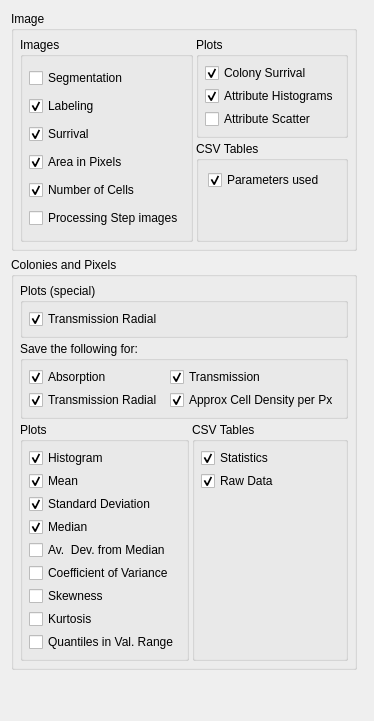
         <widget class="QWidget" name="tab_Output">
          <attribute name="title">
           <string>Output</string>
          </attribute>
          <layout class="QGridLayout" name="gridLayout_28">
           <item row="0" column="0">
            <widget class="QGroupBox" name="groupBox_Output_Img">
             <property name="title">
              <string>Image</string>
             </property>
             <property name="flat">
              <bool>true</bool>
             </property>
             <layout class="QGridLayout" name="gridLayout_34">
              <property name="leftMargin">
               <number>6</number>
              </property>
              <property name="topMargin">
               <number>6</number>
              </property>
              <property name="rightMargin">
               <number>6</number>
              </property>
              <property name="bottomMargin">
               <number>6</number>
              </property>
              <property name="spacing">
               <number>3</number>
              </property>
              <item row="0" column="0" rowspan="2">
               <widget class="QGroupBox" name="groupBox_Output_Img_Images">
                <property name="sizePolicy">
                 <sizepolicy hsizetype="Preferred" vsizetype="Preferred">
                  <horstretch>1</horstretch>
                  <verstretch>0</verstretch>
                 </sizepolicy>
                </property>
                <property name="title">
                 <string>Images</string>
                </property>
                <layout class="QGridLayout" name="gridLayout_26">
                 <property name="leftMargin">
                  <number>6</number>
                 </property>
                 <property name="topMargin">
                  <number>6</number>
                 </property>
                 <property name="rightMargin">
                  <number>6</number>
                 </property>
                 <property name="bottomMargin">
                  <number>6</number>
                 </property>
                 <property name="spacing">
                  <number>3</number>
                 </property>
                 <item row="4" column="0">
                  <widget class="QCheckBox" name="checkBox_Output_CellCount">
                   <property name="text">
                    <string>Number of Cells</string>
                   </property>
                   <property name="checked">
                    <bool>true</bool>
                   </property>
                  </widget>
                 </item>
                 <item row="1" column="0">
                  <widget class="QCheckBox" name="checkBox_Output_Labeling">
                   <property name="text">
                    <string>Labeling</string>
                   </property>
                   <property name="checked">
                    <bool>true</bool>
                   </property>
                  </widget>
                 </item>
                 <item row="2" column="0">
                  <widget class="QCheckBox" name="checkBox_Output_Surrival">
                   <property name="text">
                    <string>Surrival</string>
                   </property>
                   <property name="checked">
                    <bool>true</bool>
                   </property>
                  </widget>
                 </item>
                 <item row="0" column="0">
                  <widget class="QCheckBox" name="checkBox_Output_Segmentation">
                   <property name="text">
                    <string>Segmentation</string>
                   </property>
                  </widget>
                 </item>
                 <item row="3" column="0">
                  <widget class="QCheckBox" name="checkBox_Output_Area">
                   <property name="text">
                    <string>Area in Pixels</string>
                   </property>
                   <property name="checked">
                    <bool>true</bool>
                   </property>
                  </widget>
                 </item>
                 <item row="5" column="0">
                  <widget class="QCheckBox" name="checkBox_Output_ProcSteps">
                   <property name="text">
                    <string>Processing Step images</string>
                   </property>
                  </widget>
                 </item>
                </layout>
               </widget>
              </item>
              <item row="0" column="1">
               <widget class="QGroupBox" name="groupBox_Output_Img_Plots">
                <property name="sizePolicy">
                 <sizepolicy hsizetype="Preferred" vsizetype="Preferred">
                  <horstretch>1</horstretch>
                  <verstretch>0</verstretch>
                 </sizepolicy>
                </property>
                <property name="title">
                 <string>Plots</string>
                </property>
                <layout class="QGridLayout" name="gridLayout_33">
                 <property name="leftMargin">
                  <number>6</number>
                 </property>
                 <property name="topMargin">
                  <number>6</number>
                 </property>
                 <property name="rightMargin">
                  <number>6</number>
                 </property>
                 <property name="bottomMargin">
                  <number>6</number>
                 </property>
                 <property name="spacing">
                  <number>3</number>
                 </property>
                 <item row="1" column="0">
                  <widget class="QCheckBox" name="checkBox_Output_Plot_Img_Hist">
                   <property name="text">
                    <string>Attribute Histograms</string>
                   </property>
                   <property name="checked">
                    <bool>true</bool>
                   </property>
                  </widget>
                 </item>
                 <item row="0" column="0">
                  <widget class="QCheckBox" name="checkBox_Output_Plot_Img_Surrival">
                   <property name="text">
                    <string>Colony Surrival</string>
                   </property>
                   <property name="checked">
                    <bool>true</bool>
                   </property>
                  </widget>
                 </item>
                 <item row="2" column="0">
                  <widget class="QCheckBox" name="checkBox_Output_Plot_Img_Scatter">
                   <property name="text">
                    <string>Attribute Scatter</string>
                   </property>
                  </widget>
                 </item>
                </layout>
               </widget>
              </item>
              <item row="1" column="1">
               <widget class="QGroupBox" name="groupBox_Output_Img_CSV">
                <property name="sizePolicy">
                 <sizepolicy hsizetype="Preferred" vsizetype="Preferred">
                  <horstretch>1</horstretch>
                  <verstretch>0</verstretch>
                 </sizepolicy>
                </property>
                <property name="title">
                 <string>CSV Tables</string>
                </property>
                <property name="flat">
                 <bool>false</bool>
                </property>
                <layout class="QGridLayout" name="gridLayout_25">
                 <item row="2" column="0">
                  <spacer name="verticalSpacer">
                   <property name="orientation">
                    <enum>Qt::Vertical</enum>
                   </property>
                   <property name="sizeHint" stdset="0">
                    <size>
                     <width>20</width>
                     <height>40</height>
                    </size>
                   </property>
                  </spacer>
                 </item>
                 <item row="0" column="0">
                  <widget class="QCheckBox" name="checkBox_Output_CSV_Parameter">
                   <property name="text">
                    <string>Parameters used</string>
                   </property>
                   <property name="checked">
                    <bool>true</bool>
                   </property>
                  </widget>
                 </item>
                </layout>
               </widget>
              </item>
             </layout>
            </widget>
           </item>
           <item row="8" column="0" colspan="2">
            <spacer name="verticalSpacer_2">
             <property name="orientation">
              <enum>Qt::Vertical</enum>
             </property>
             <property name="sizeHint" stdset="0">
              <size>
               <width>20</width>
               <height>40</height>
              </size>
             </property>
            </spacer>
           </item>
           <item row="1" column="0">
            <widget class="QGroupBox" name="groupBox_Output_Col">
             <property name="title">
              <string>Colonies and Pixels</string>
             </property>
             <property name="flat">
              <bool>true</bool>
             </property>
             <layout class="QGridLayout" name="gridLayout_35">
              <property name="leftMargin">
               <number>6</number>
              </property>
              <property name="topMargin">
               <number>6</number>
              </property>
              <property name="rightMargin">
               <number>6</number>
              </property>
              <property name="bottomMargin">
               <number>6</number>
              </property>
              <property name="spacing">
               <number>3</number>
              </property>
              <item row="2" column="0">
               <widget class="QGroupBox" name="groupBox_Output_Col_Plots">
                <property name="sizePolicy">
                 <sizepolicy hsizetype="Preferred" vsizetype="Preferred">
                  <horstretch>1</horstretch>
                  <verstretch>0</verstretch>
                 </sizepolicy>
                </property>
                <property name="title">
                 <string>Plots</string>
                </property>
                <layout class="QGridLayout" name="gridLayout_29">
                 <property name="leftMargin">
                  <number>6</number>
                 </property>
                 <property name="topMargin">
                  <number>6</number>
                 </property>
                 <property name="rightMargin">
                  <number>6</number>
                 </property>
                 <property name="bottomMargin">
                  <number>6</number>
                 </property>
                 <property name="spacing">
                  <number>3</number>
                 </property>
                 <item row="4" column="0">
                  <widget class="QCheckBox" name="checkBox_Output_Plot_Col_ADM">
                   <property name="text">
                    <string>Av.  Dev. from Median</string>
                   </property>
                  </widget>
                 </item>
                 <item row="5" column="0">
                  <widget class="QCheckBox" name="checkBox_Output_Plot_Col_CV">
                   <property name="text">
                    <string>Coefficient of Variance</string>
                   </property>
                  </widget>
                 </item>
                 <item row="2" column="0">
                  <widget class="QCheckBox" name="checkBox_Output_Plot_Col_SD">
                   <property name="text">
                    <string>Standard Deviation</string>
                   </property>
                   <property name="checked">
                    <bool>true</bool>
                   </property>
                  </widget>
                 </item>
                 <item row="1" column="0">
                  <widget class="QCheckBox" name="checkBox_Output_Plot_Col_Mean">
                   <property name="text">
                    <string>Mean</string>
                   </property>
                   <property name="checked">
                    <bool>true</bool>
                   </property>
                  </widget>
                 </item>
                 <item row="3" column="0">
                  <widget class="QCheckBox" name="checkBox_Output_Plot_Col_Median">
                   <property name="text">
                    <string>Median</string>
                   </property>
                   <property name="checked">
                    <bool>true</bool>
                   </property>
                  </widget>
                 </item>
                 <item row="0" column="0">
                  <widget class="QCheckBox" name="checkBox_Output_Plot_Col_Hist">
                   <property name="text">
                    <string>Histogram</string>
                   </property>
                   <property name="checked">
                    <bool>true</bool>
                   </property>
                  </widget>
                 </item>
                 <item row="8" column="0">
                  <widget class="QCheckBox" name="checkBox_Output_Plot_Col_Quantiles">
                   <property name="text">
                    <string>Quantiles in Val. Range</string>
                   </property>
                   <property name="checked">
                    <bool>false</bool>
                   </property>
                  </widget>
                 </item>
                 <item row="6" column="0">
                  <widget class="QCheckBox" name="checkBox_Output_Plot_Col_Skewness">
                   <property name="text">
                    <string>Skewness</string>
                   </property>
                  </widget>
                 </item>
                 <item row="7" column="0">
                  <widget class="QCheckBox" name="checkBox_Output_Plot_Col_Kurtosis">
                   <property name="text">
                    <string>Kurtosis</string>
                   </property>
                  </widget>
                 </item>
                </layout>
               </widget>
              </item>
              <item row="2" column="1">
               <widget class="QGroupBox" name="groupBox_Output_Col_CSV">
                <property name="sizePolicy">
                 <sizepolicy hsizetype="Preferred" vsizetype="Preferred">
                  <horstretch>1</horstretch>
                  <verstretch>0</verstretch>
                 </sizepolicy>
                </property>
                <property name="title">
                 <string>CSV Tables</string>
                </property>
                <layout class="QGridLayout" name="gridLayout_27">
                 <property name="leftMargin">
                  <number>6</number>
                 </property>
                 <property name="topMargin">
                  <number>6</number>
                 </property>
                 <property name="rightMargin">
                  <number>6</number>
                 </property>
                 <property name="bottomMargin">
                  <number>6</number>
                 </property>
                 <property name="spacing">
                  <number>3</number>
                 </property>
                 <item row="0" column="0">
                  <widget class="QCheckBox" name="checkBox_Output_CSV_Results">
                   <property name="text">
                    <string>Statistics</string>
                   </property>
                   <property name="checked">
                    <bool>true</bool>
                   </property>
                  </widget>
                 </item>
                 <item row="1" column="0">
                  <widget class="QCheckBox" name="checkBox_Output_CSV_RawData">
                   <property name="text">
                    <string>Raw Data</string>
                   </property>
                   <property name="checked">
                    <bool>true</bool>
                   </property>
                  </widget>
                 </item>
                 <item row="2" column="0">
                  <spacer name="verticalSpacer_4">
                   <property name="orientation">
                    <enum>Qt::Vertical</enum>
                   </property>
                   <property name="sizeHint" stdset="0">
                    <size>
                     <width>20</width>
                     <height>40</height>
                    </size>
                   </property>
                  </spacer>
                 </item>
                </layout>
               </widget>
              </item>
              <item row="1" column="0" colspan="2">
               <widget class="QGroupBox" name="groupBox_Output_Col_Types">
                <property name="title">
                 <string>Save the following for:</string>
                </property>
                <property name="flat">
                 <bool>true</bool>
                </property>
                <layout class="QGridLayout" name="gridLayout_36">
                 <property name="leftMargin">
                  <number>6</number>
                 </property>
                 <property name="topMargin">
                  <number>6</number>
                 </property>
                 <property name="rightMargin">
                  <number>6</number>
                 </property>
                 <property name="bottomMargin">
                  <number>6</number>
                 </property>
                 <property name="spacing">
                  <number>3</number>
                 </property>
                 <item row="0" column="0">
                  <widget class="QCheckBox" name="checkBox_Output_Absorbtion">
                   <property name="text">
                    <string>Absorption</string>
                   </property>
                   <property name="checked">
                    <bool>true</bool>
                   </property>
                  </widget>
                 </item>
                 <item row="0" column="1">
                  <widget class="QCheckBox" name="checkBox_Output_Transmission">
                   <property name="text">
                    <string>Transmission</string>
                   </property>
                   <property name="checked">
                    <bool>true</bool>
                   </property>
                  </widget>
                 </item>
                 <item row="1" column="0">
                  <widget class="QCheckBox" name="checkBox_Output_TransmissionRadial">
                   <property name="text">
                    <string>Transmission Radial</string>
                   </property>
                   <property name="checked">
                    <bool>true</bool>
                   </property>
                  </widget>
                 </item>
                 <item row="1" column="1">
                  <widget class="QCheckBox" name="checkBox_Output_CellDensity">
                   <property name="text">
                    <string>Approx Cell Density per Px</string>
                   </property>
                   <property name="checked">
                    <bool>true</bool>
                   </property>
                  </widget>
                 </item>
                </layout>
               </widget>
              </item>
              <item row="0" column="0" colspan="2">
               <widget class="QGroupBox" name="groupBox">
                <property name="title">
                 <string>Plots (special)</string>
                </property>
                <layout class="QGridLayout" name="gridLayout_37">
                 <property name="leftMargin">
                  <number>6</number>
                 </property>
                 <property name="topMargin">
                  <number>6</number>
                 </property>
                 <property name="rightMargin">
                  <number>6</number>
                 </property>
                 <property name="bottomMargin">
                  <number>6</number>
                 </property>
                 <property name="spacing">
                  <number>3</number>
                 </property>
                 <item row="0" column="0">
                  <widget class="QCheckBox" name="checkBox_Output_TransRad">
                   <property name="text">
                    <string>Transmission Radial</string>
                   </property>
                   <property name="checked">
                    <bool>true</bool>
                   </property>
                  </widget>
                 </item>
                </layout>
               </widget>
              </item>
             </layout>
            </widget>
           </item>
          </layout>
         </widget>
